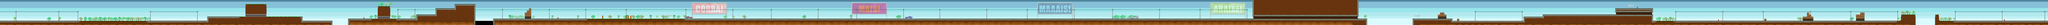

A 2D game scene composited from a Tiled map and its tileset images. What follows is a short description and the map's XML, with each tile layer's data collapsed to a summary:
An orthogonal 960x12 tile map with 64x64 px tiles, 14 tile layers (sky, builds, trees4, trees3, ...), 5 tilesets and 58 objects.

<map version="1.0" orientation="orthogonal" width="960" height="12" tilewidth="64" tileheight="64">
 <tileset firstgid="1" name="proto06" tilewidth="64" tileheight="64">
  <image source="tilesets/proto06.png" />
 </tileset>
 <tileset firstgid="257" name="obj" tilewidth="64" tileheight="64">
  <image source="tilesets/obj.png" />
 </tileset>
 <tileset firstgid="321" name="warnings01" tilewidth="64" tileheight="64">
  <image source="tilesets/warnings01.png" />
 </tileset>
 <tileset firstgid="593" name="warnings02" tilewidth="64" tileheight="64">
  <image source="tilesets/warnings02.png" />
 </tileset>
 <tileset firstgid="865" name="trees" tilewidth="64" tileheight="64">
  <image source="tilesets/trees.png" />
 </tileset>
 <layer name="sky" width="960" height="12">
  <data>[11520 cells, 9687 non-empty, 10 distinct tile ids]</data>
 </layer>
 <layer name="builds" width="960" height="12">
  <data>[11520 cells, 0 non-empty, 0 distinct tile ids]</data>
 </layer>
 <layer name="trees4" width="960" height="12">
  <data>[11520 cells, 56 non-empty, 12 distinct tile ids]</data>
 </layer>
 <layer name="trees3" width="960" height="12">
  <data>[11520 cells, 96 non-empty, 28 distinct tile ids]</data>
 </layer>
 <layer name="trees2" width="960" height="12">
  <data>[11520 cells, 144 non-empty, 32 distinct tile ids]</data>
 </layer>
 <layer name="trees1" width="960" height="12">
  <data>[11520 cells, 208 non-empty, 20 distinct tile ids]</data>
 </layer>
 <layer name="warnings" width="960" height="12">
  <data>[11520 cells, 567 non-empty, 544 distinct tile ids]</data>
 </layer>
 <layer name="postes" width="960" height="12">
  <data>[11520 cells, 794 non-empty, 10 distinct tile ids]</data>
 </layer>
 <layer name="checkp_tiles" width="960" height="12">
  <data>[11520 cells, 40 non-empty, 13 distinct tile ids]</data>
 </layer>
 <layer name="carros" width="960" height="12">
  <data>[11520 cells, 23 non-empty, 23 distinct tile ids]</data>
 </layer>
 <layer name="obstacles" width="960" height="12">
  <data>[11520 cells, 67 non-empty, 10 distinct tile ids]</data>
 </layer>
 <layer name="chao" width="960" height="12">
  <data>[11520 cells, 4162 non-empty, 93 distinct tile ids]</data>
 </layer>
 <layer name="tunel" width="960" height="12">
  <data>[11520 cells, 88 non-empty, 16 distinct tile ids]</data>
 </layer>
 <layer name="Camada de Tiles 7" width="960" height="12">
  <data>[11520 cells, 12 non-empty, 6 distinct tile ids]</data>
 </layer>
 <objectgroup color="#005500" name="ground" width="960" height="12">
  <object name="" x="24" y="643" width="6232" height="47" />
  <object name="" x="6246" y="512" width="2826" height="56" />
  <object name="" x="9076" y="644" width="890" height="56" />
  <object name="" x="10486" y="578" width="2052" height="50" />
  <object name="" x="12512" y="454" width="618" height="54" />
  <object name="" x="13106" y="262" width="574" height="60" />
  <object name="" x="13664" y="126" width="586" height="50" />
  <object name="" x="14824" y="578" width="26182" height="56" />
  <object name="" x="42412" y="578" width="1158" height="60" />
  <object name="" x="43588" y="648" width="2192" height="36" />
  <object name="" x="45724" y="520" width="606" height="26" />
  <object name="" x="46318" y="448" width="3266" height="36" />
  <object name="" x="48478" y="256" width="1104" height="14" />
  <object name="" x="49592" y="644" width="7508" height="28" />
  <object name="" x="57052" y="448" width="404" height="28" />
  <object name="" x="58074" y="454" width="94" height="176" />
  <object name="" x="58172" y="640" width="3260" height="40" />
 </objectgroup>
 <objectgroup color="#aa0000" name="killer" width="960" height="12">
  <object name="" x="60125" y="596" width="7" height="33" />
  <object name="" x="54086" y="513" width="309" height="57" />
  <object name="" x="54211" y="381" width="55" height="117" />
  <object name="" x="54274" y="441" width="59" height="58" />
  <object name="" x="61411" y="237" width="15" height="393" />
  <object name="" x="55684" y="457" width="249" height="111" />
  <object name="" x="57035" y="475" width="12" height="167" />
  <object name="" x="58059" y="460" width="13" height="301" />
  <object name="" x="57468" y="739" width="580" height="24" />
  <object name="" x="48464" y="275" width="1120" height="97" />
  <object name="" x="49116" y="215" width="8" height="31" />
  <object name="" x="46286" y="466" width="24" height="52" />
  <object name="" x="45712" y="548" width="40" height="116" />
  <object name="" x="43720" y="588" width="54" height="54" />
  <object name="" x="43146" y="456" width="236" height="50" />
  <object name="" x="43206" y="400" width="112" height="48" />
  <object name="" x="41016" y="758" width="1360" height="16" />
  <object name="" x="42384" y="596" width="24" height="178" />
  <object name="" x="37588" y="12" width="3164" height="480" />
  <object name="" x="18766" y="492" width="170" height="80" />
  <object name="" x="18066" y="486" width="32" height="90" />
  <object name="" x="16730" y="530" width="12" height="44" />
  <object name="" x="15750" y="386" width="178" height="118" />
  <object name="" x="15818" y="326" width="98" height="62" />
  <object name="" x="15886" y="266" width="36" height="52" />
  <object name="" x="14800" y="596" width="16" height="172" />
  <object name="" x="14262" y="742" width="530" height="26" />
  <object name="" x="13648" y="148" width="18" height="124" />
  <object name="" x="13072" y="282" width="22" height="186" />
  <object name="" x="12496" y="476" width="18" height="136" />
  <object name="" x="11334" y="198" width="370" height="296" />
  <object name="" x="10910" y="532" width="4" height="40" />
  <object name="" x="10446" y="608" width="28" height="182" />
  <object name="" x="9960" y="754" width="480" height="16" />
  <object name="" x="7370" y="132" width="624" height="300" />
  <object name="" x="6222" y="536" width="34" height="122" />
 </objectgroup>
 <objectgroup color="#ffff00" name="checkpoint" width="960" height="12">
  <object name="" x="61392" y="188" width="43" height="440" />
  <object name="" x="48900" y="20" width="60" height="232" />
  <object name="" x="42512" y="24" width="44" height="548" />
  <object name="" x="20036" y="24" width="60" height="544" />
 </objectgroup>
 <objectgroup color="#00007f" name="goal" width="960" height="12">
  <object name="" x="61312" y="453" width="67" height="180" />
 </objectgroup>
</map>
